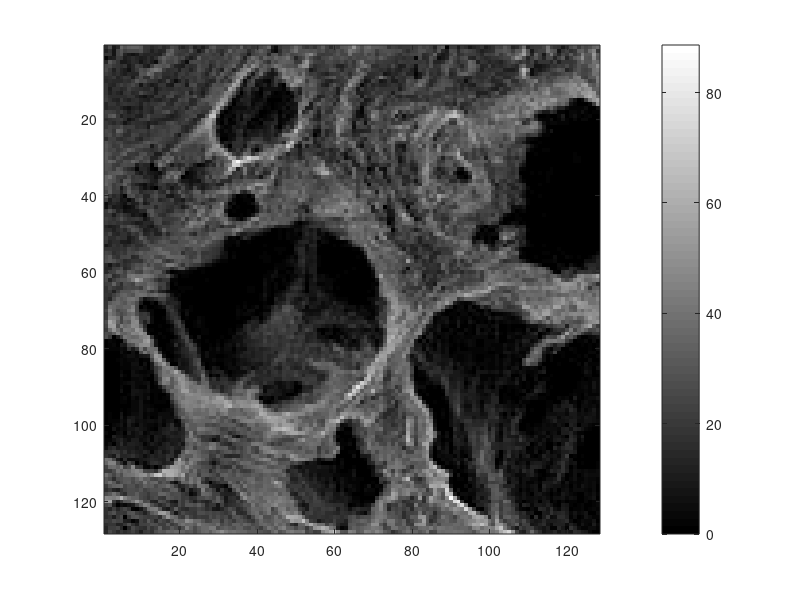
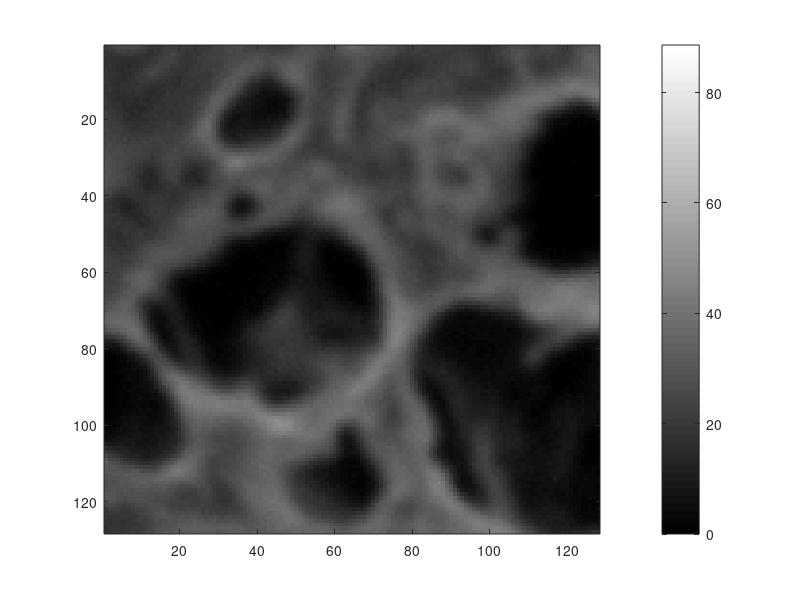

The MATLAB source for these figures, in order:
%  
%  Image deblurring inverse problem with periodic boundary conditions.
%
%% Generate data and build regularization matrix.
  clear all, close all
  load GaussianBlur440_normal
  %load satellite.mat
  x_true = 100*f_true/max(f_true(:)); 
  clear PSF f_true beta g sigma 
  [nx,ny]=size(x_true);
  % Generate data on 256^2 grid w/ periodic BCs, then restrict to 128^2.
  h = 1/nx;
  x = [-0.5+h/2:h:0.5-h/2]';
  [X,Y]=meshgrid(x);
  sig = 2*h;
  kernel = exp(-((X-h/2).^2+(Y-h/2).^2)/2/sig^2);
  kernel = kernel/sum(sum(kernel));
  Ax = real(ifft2(fft2(fftshift(kernel)).*fft2(x_true)));
  Ax=Ax(101:228,101:228);
  x_true = x_true(101:228,101:228);
  [nx,ny] = size(Ax);
  err_lev = 2;
  noise = err_lev/100 * norm(Ax(:)) / sqrt(nx*ny);%input(' The standard deviation of the noise = ');
  b = Ax + noise*randn(nx,ny);
  figure(1), imagesc(x_true), colormap(gray), colorbar 
  figure(2), imagesc(b,[0,max(x_true(:))]), colormap(gray), colorbar 
  
  % Use 128^2 PSF model with periodic BCs and GCV choice of alpha
  kernel = kernel(65:192,65:192); 

n = nx*ny
ahat = fft2(fftshift(kernel));
Amult = @(x) real(ifft2(ahat.*fft2(x)));
Ax = Amult(x_true);
bhat = fft2(b);
G_fn=@(a)(sum(sum((a^2*abs(bhat).^2)./(abs(ahat).^2+a).^2))) / ...
	 (n-sum(sum(abs(ahat).^2./(abs(ahat).^2+a))))^2;
gcv_alpha =  fminbnd(G_fn,0,1);
